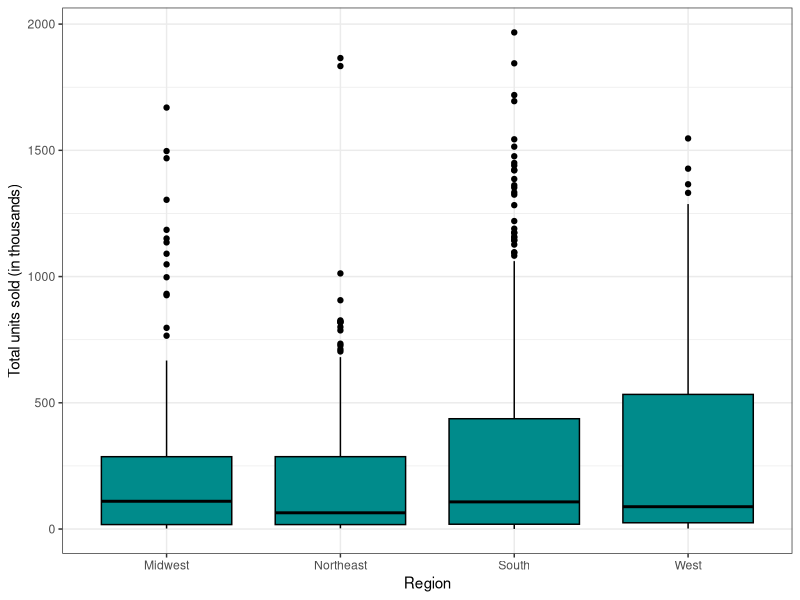

Here is the R script that generated this plot:
## ---- chunk 1
#| echo: false
#| fig-cap: "The distribution of total avocados sold each week is similar across regions in the United States"
#| out-width: 60%

library(tidyverse)
avocado <- read_csv("../labs/data/avocado.csv")
ggplot(data = avocado, aes(x = region, y = total_units_th)) +  
geom_boxplot(color = "black", fill = "darkcyan") + 
  labs(x = "Region", 
       y = "Total units sold (in thousands)") +
  theme_bw()
